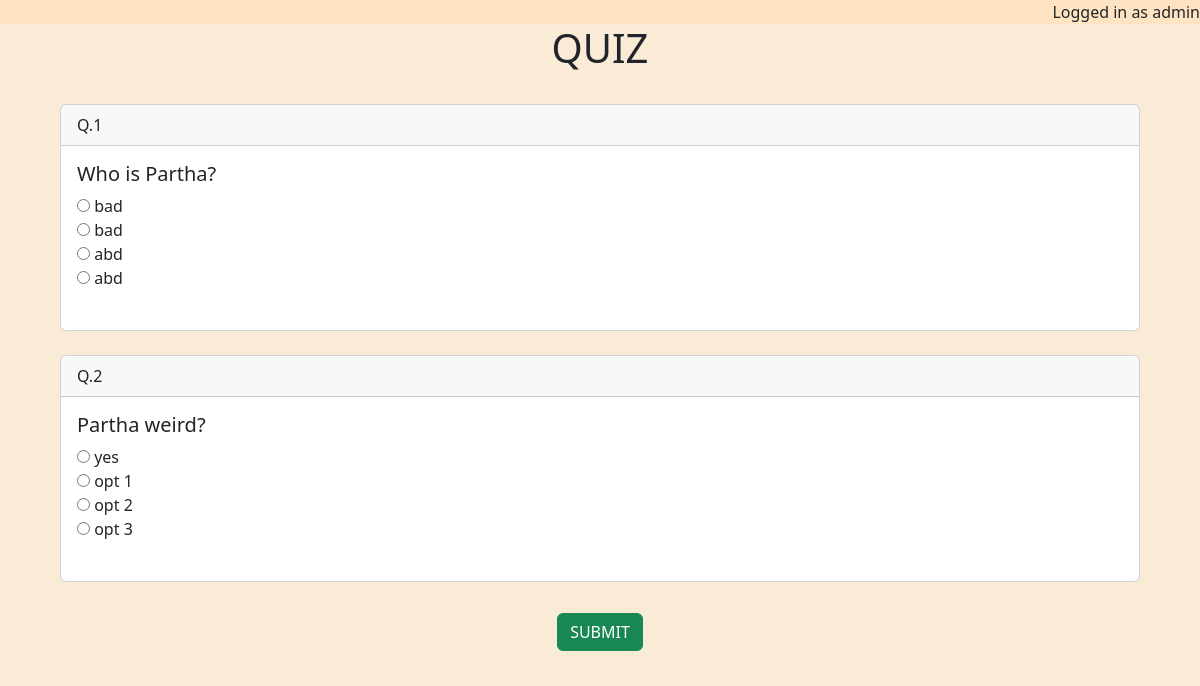
The app's page / (signed in), older data.
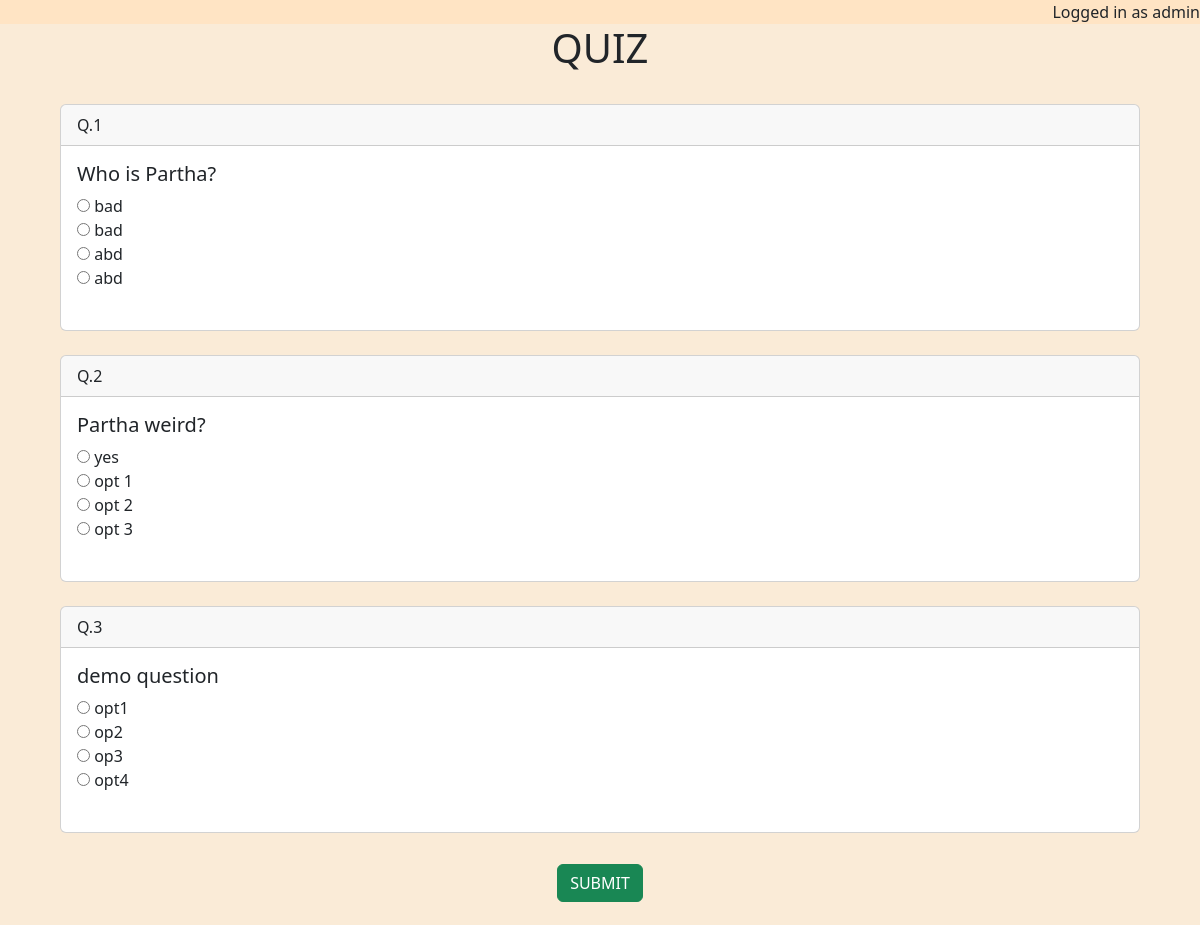
The same page, newer data.
### quizzer/models.py (models this page shows)
class Questions(models.Model):
    question_name = models.CharField(max_length=200, blank=False)
    opti1 = models.CharField(max_length=200, blank=False)
    opti2 = models.CharField(max_length=200, blank=False)
    opti3 = models.CharField(max_length=200, blank=False)
    opti4 = models.CharField(max_length=200, blank=False)
    ans = models.CharField(max_length=200, blank=False)

### quizzer/views.py (the view)
# urls.py: 2. Add a URL to urlpatterns:  path('', views.home, name='home')
def home(request):
    questions = Questions.objects.all()
    context = {'questions': questions}
    if request.user.is_authenticated:
           return render (request,'home.html', context)
    else:
        return render (request,'registration.html', context)

### quizzer/templates/home.html (shortened to what this page needs)
<html>
<head>
{% load static %}
<link rel="stylesheet" type="text/css" href="{% static 'css/styles.css' %}">
<link href="https://cdn.jsdelivr.net/npm/bootstrap@5.3.0-alpha1/dist/css/bootstrap.min.css" rel="stylesheet">
</head>
<div class="top">
Logged in as {{user.username}}
</div>
<body>
<h1 class="heading">QUIZ</h1>
<br>
<form method="POST" action="/final/">
{% for q in questions %}
<div class="card">
    <div class="card-header">
      Q.{{q.pk}}
    </div>
    <div class="card-body">
      <h5 class="card-title">{{q.question_name}}</h5>
      <p class="card-text">
        <input type="radio" name="{{q.id}}" value="{{q.opti1}}"> {{q.opti1}}<br>
        <input type="radio" name="{{q.id}}" value="{{q.opti2}}"> {{q.opti2}}<br>
        <input type="radio" name="{{q.id}}" value="{{q.opti3}}"> {{q.opti3}}<br>
        <input type="radio" name="{{q.id}}" value="{{q.opti4}}"> {{q.opti4}}<br>
        <br></p>
    </div>
</div><br>{% endfor %}
<div class="btn">
<input type="submit" class="btn btn-success" value="SUBMIT"></button>
</div>
</form>
</body>
</html>

### quizzer/static/css/styles.css (style rules this page uses)
.heading { text-align: center; }
.top { text-align: right; background-color: bisque; }

### quizzer/templates/home.html (style rules this page uses)
body { background-color: antiquewhite; }
.card { margin-left: 60px; margin-right: 60px; }
.heading { text-align: center; }
.btn { display: flex; justify-content: center; }

Row changes from the older to the newer data that the page shows:
added Questions: pk "3", question_name "demo question", opti1 "opt1", opti2 "op2", opti3 "op3", opti4 "opt4"
